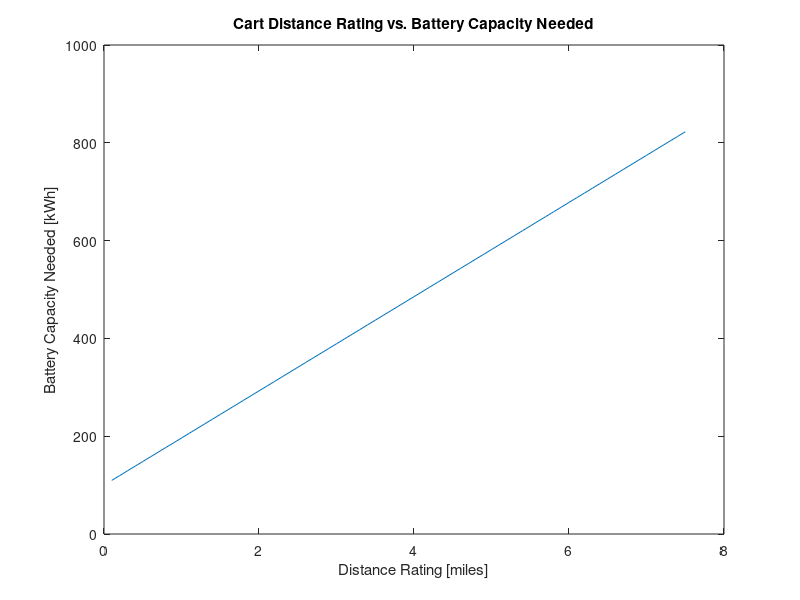
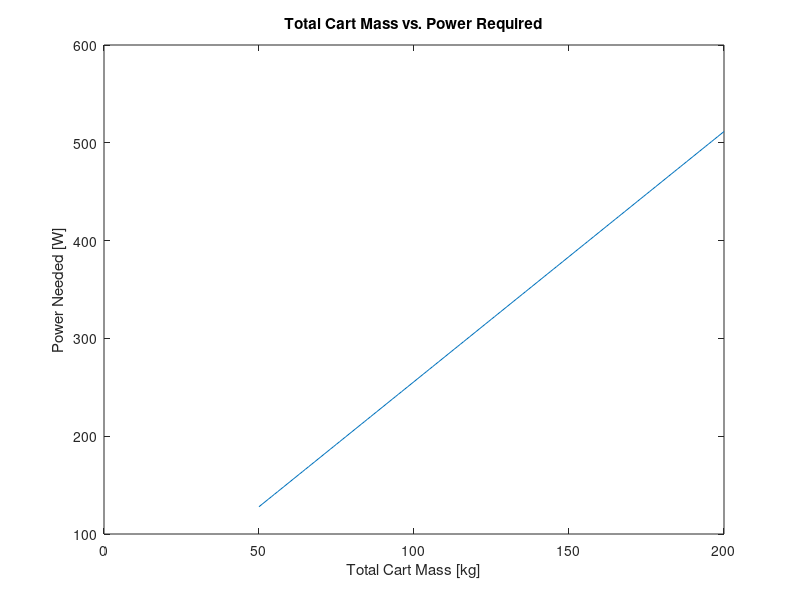
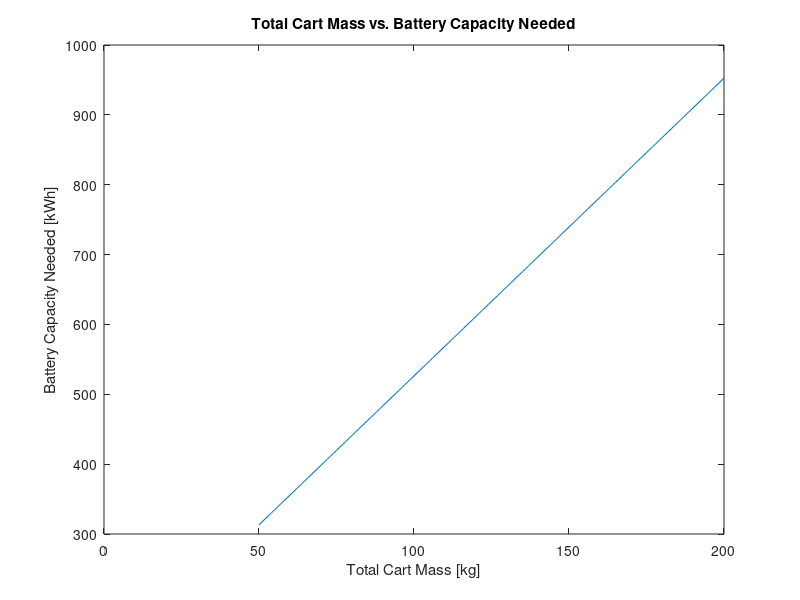

Recreate these plots in MATLAB, in order.
clear
clc
close all

%% Constant Initialization
g = 9.81; %gravity in m/s^2
m = 113; % kg, mass of cart fully loaded
vo_mph = 0; %initial velocity
vf_mph = 3; % final velocity in mph
vo = vo_mph*0.44704; %initial velocity in m/s
vf = vf_mph*0.44704; %final velocity in m/s
theta = 7.5; %max slope angle
vfy = vf*sind(theta); %vertical component of velocity
dist_mi = 5; %total distance cart is to travel in miles
dist = dist_mi*1609.34; %total distance cart is to travel in meters
dh = dist*sind(theta); %vertical component of total distance for given slope

%% Energy Calculations
KE = 1/2*m*(vf^2-vo^2); %kinetic energy of cart
PE = m*g*dh; %potential energy of cart
Wnet = KE + PE; %net work
dx = 3; %meters
a = vf^2/(2*dx); %acceleration needed to achieve max speed in dx meters
t = vf/a; %time to reach max speed
KEdot = KE/t; %power needed to achieve max speed
PEdot = m*g*vfy; %power needed to climb slope
dt = dh/vfy; % time it takes to climb slope at max speed in seconds
dt_hr = dt/3600; %time it takes to travel distance in hrs

%% Efficiency Calculations
losses = 0.75; %estimated losses in percent

%% Power Calculations
power_w = (KEdot+PEdot)/losses; %power needed in watts
power = power_w*0.00134102; % power in horsepower

%% Force Analysis

%% Motor Calculations
%voltage
%current
%power
%torque
%rpm
%curvedata

%% Gearbox Design/ Calculations


%% Battery Capacity
add_cap = 20*5; %additional capacity for charging 5 phones
capacity = (power_w*dt_hr)+add_cap; %battery capacity needed in kWh

%% Battery Configuration
v_motor = 24; %motor voltage
v_batt = 3.6; %battery voltage per cell
cap_batt = 4.2; %battery capacity in Ah
req_Ah = capacity/v_motor; %total battery Ah needed
parallel = ceil(req_Ah/cap_batt); %number of cells needed for desired Ah 
curr = 14.5; % max discharge current per cell
max_current = curr*parallel; %max battery pack discharge
series = ceil(v_motor/v_batt); %number of cells needed for desired motor voltage
num_cells = parallel*series; %number of battery cells needed
batt_weight = 70/1000; %battery weight in kg
tot_weight = num_cells*batt_weight; %total battery weight
batt_cost = 6.37; %battery cell cost in dollars
tot_cost = num_cells*batt_cost; %total battery cost

%% Speed vs Slope

%% Speed vs Power


%% Plots

%distance vs battery capacity
g = 9.81; %gravity in m/s^2
m = 113; % kg, mass of cart fully loaded
vo_mph = 0; %initial velocity
vf_mph = 3; % final velocity in mph
vo = vo_mph*0.44704; %initial velocity in m/s
vf = vf_mph*0.44704; %final velocity in m/s
theta = 7.5; %max slope angle
vfy = vf*sind(theta); %vertical component of velocity
dist_mi = 0.1:0.1:7.5; %total distance cart is to travel in miles
dist = dist_mi.*1609.34; %total distance cart is to travel in meters
dh = dist.*sind(theta); %vertical component of total distance for given slope
KE = 1/2*m*(vf^2-vo^2); %kinetic energy of cart
PE = m*g.*dh; %potential energy of cart
Wnet = KE + PE; %net work
dx = 3; %meters
a = vf^2/(2*dx); %acceleration needed to achieve max speed in dx meters
t = vf/a; %time to reach max speed
KEdot = KE/t; %power needed to achieve max speed
PEdot = m*g*vfy; %power needed to climb slope
dt = dh./vfy; % time it takes to climb slope at max speed in seconds
dt_hr = dt./3600; %time it takes to travel distance in hrs
losses = 0.75; %estimated losses in percent
power_w = (KEdot+PEdot)./losses; %power needed in watts
power = power_w.*0.00134102; % power in horsepower
add_cap = 20*5; %additional capacity for charging 5 phones
capacity = (power_w*dt_hr)+add_cap; %battery capacity needed in kWh
figure
plot(dist_mi,capacity)
title('Cart Distance Rating vs. Battery Capacity Needed')
xlabel('Distance Rating [miles]')
ylabel('Battery Capacity Needed [kWh]')

%cart weight vs power required
g = 9.81; %gravity in m/s^2
m = 50:1:200; % kg, mass of cart fully loaded
vo_mph = 0; %initial velocity
vf_mph = 3; % final velocity in mph
vo = vo_mph*0.44704; %initial velocity in m/s
vf = vf_mph*0.44704; %final velocity in m/s
theta = 7.5; %max slope angle
vfy = vf*sind(theta); %vertical component of velocity
dist_mi = 5; %total distance cart is to travel in miles
dist = dist_mi*1609.34; %total distance cart is to travel in meters
dh = dist*sind(theta); %vertical component of total distance for given slope
KE = 1/2.*m.*(vf^2-vo^2); %kinetic energy of cart
PE = m.*g.*dh; %potential energy of cart
Wnet = KE + PE; %net work
dx = 3; %meters
a = vf^2/(2*dx); %acceleration needed to achieve max speed in dx meters
t = vf/a; %time to reach max speed
KEdot = KE/t; %power needed to achieve max speed
PEdot = m.*g*vfy; %power needed to climb slope
dt = dh/vfy; % time it takes to climb slope at max speed in seconds
dt_hr = dt/3600; %time it takes to travel distance in hrs
losses = 0.75; %estimated losses in percent
power_w = (KEdot+PEdot)./losses; %power needed in watts
power = power_w.*0.00134102; % power in horsepower
figure
plot(m,power_w)
title('Total Cart Mass vs. Power Required')
xlabel('Total Cart Mass [kg]')
ylabel('Power Needed [W]')


%cart weight vs battery capacity
g = 9.81; %gravity in m/s^2
m = 50:1:200; % kg, mass of cart fully loaded
vo_mph = 0; %initial velocity
vf_mph = 3; % final velocity in mph
vo = vo_mph*0.44704; %initial velocity in m/s
vf = vf_mph*0.44704; %final velocity in m/s
theta = 7.5; %max slope angle
vfy = vf*sind(theta); %vertical component of velocity
dist_mi = 5; %total distance cart is to travel in miles
dist = dist_mi*1609.34; %total distance cart is to travel in meters
dh = dist*sind(theta); %vertical component of total distance for given slope
KE = 1/2.*m.*(vf^2-vo^2); %kinetic energy of cart
PE = m.*g.*dh; %potential energy of cart
Wnet = KE + PE; %net work
dx = 3; %meters
a = vf^2/(2*dx); %acceleration needed to achieve max speed in dx meters
t = vf/a; %time to reach max speed
KEdot = KE/t; %power needed to achieve max speed
PEdot = m.*g*vfy; %power needed to climb slope
dt = dh./vfy; % time it takes to climb slope at max speed in seconds
dt_hr = dt./3600; %time it takes to travel distance in hrs
losses = 0.75; %estimated losses in percent
power_w = (KEdot+PEdot)./losses; %power needed in watts
power = power_w.*0.00134102; % power in horsepower
add_cap = 20*5; %additional capacity for charging 5 phones
capacity = (power_w.*dt_hr)+add_cap; %battery capacity needed in kWh
figure
plot(m,capacity)
title('Total Cart Mass vs. Battery Capacity Needed')
xlabel('Total Cart Mass [kg]')
ylabel('Battery Capacity Needed [kWh]')


%slope vs battery capacity
%wheel diameter vs motor speed
%battery capacity vs battery cost
